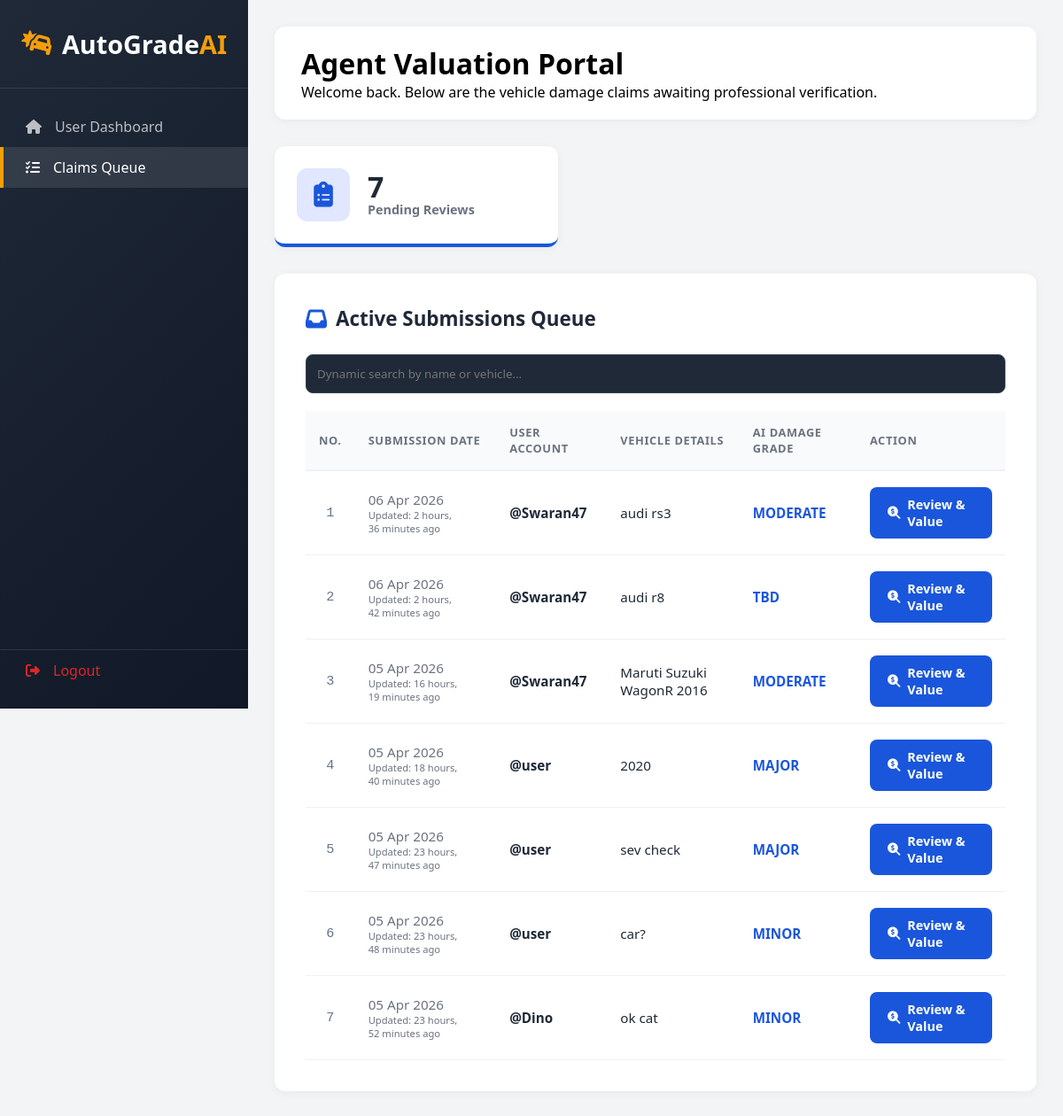
The page /agent-portal/ (signed in) on the database its author committed.
### my_admin/models.py (models this page shows)
class DamageAnalysis(models.Model):
    user = models.ForeignKey(User, on_delete=models.CASCADE, related_name='claims')
    agent = models.ForeignKey(User, on_delete=models.SET_NULL, null=True, blank=True, related_name='tasks')
    damage_level = models.CharField(max_length=20, default='TBD')
    total_damage_factor = models.FloatField(default=0.0)
    detected_parts = models.CharField(max_length=255, null=True, blank=True)
    car_details = models.CharField(max_length=100)
    status = models.CharField(max_length=20, default='Pending')  # Pending, Approved, Appealed, Escalated
    market_value = models.DecimalField(max_digits=12, decimal_places=2, default=0)
    estimated_claim = models.DecimalField(max_digits=12, decimal_places=2, default=0)
    minor_coeff = models.FloatField(default=0.025)
    moderate_coeff = models.FloatField(default=0.05)
    major_coeff = models.FloatField(default=0.1)
    agent_comment = models.TextField(null=True, blank=True)
    user_appeal_reason = models.TextField(null=True, blank=True)
    appeal_count = models.IntegerField(default=0)
    created_at = models.DateTimeField(auto_now_add=True)
    updated_at = models.DateTimeField(auto_now=True)

### my_admin/views.py (the view)
# urls.py: path('agent-portal/', views.agent_dashboard, name='agent_dashboard'),
@login_required
@user_passes_test(is_agent, login_url='admin_dashboard')
def agent_dashboard(request):
    assigned_claims = DamageAnalysis.objects.filter(status='Pending').order_by('-updated_at')
    return render(request, "AgentDashboard.html", {'claims': assigned_claims})

### my_admin/views.py (called while the page is built)
def is_agent(user):
    try:
        return user.userprofile.role == 'Agent' or user.is_superuser
    except UserProfile.DoesNotExist:
        return False

### my_admin/templates/AgentDashboard.html (shortened to what this page needs)
<!DOCTYPE html>
<html lang="en">
<head>
    <link rel="stylesheet" href="https://cdnjs.cloudflare.com/ajax/libs/font-awesome/6.4.0/css/all.min.css">
</head>
<body>
    <div class="sidebar">
        <div class="sidebar-header">
            <div class="logo"><i class="fas fa-car-crash"></i><span>AutoGrade<span>AI</span></span></div>
        </div>
        <div class="nav-menu">
            <a href="{% url 'admin_dashboard' %}" class="nav-item"><i class="fas fa-home"></i><span>User Dashboard</span></a>
            <a href="{% url 'agent_dashboard' %}" class="nav-item active"><i class="fas fa-tasks"></i><span>Claims Queue</span></a>
        </div>
        <div class="sidebar-footer">
            <a href="{% url 'my_logout' %}" class="nav-item" style="color: var(--danger);">
                <i class="fas fa-sign-out-alt"></i><span>Logout</span>
            </a>
        </div>
    </div>
    <div class="main-content">
        <div class="top-bar">
            <h1>Agent Valuation Portal</h1>
            <p>Welcome back. Below are the vehicle damage claims awaiting professional verification.</p>
        </div>
        <div class="stats-container">
            <div class="stat-card">
                <div class="stat-icon"><i class="fas fa-clipboard-list"></i></div>
                <div>
                    <div class="stat-value">{{ claims|length }}</div>
                    <div class="stat-label">Pending Reviews</div>
                </div>
            </div>
        </div>
        <div class="table-container">
            <div class="table-header">
                <i class="fas fa-inbox" style="color: var(--primary); font-size: 1.5rem;"></i>
                <h2>Active Submissions Queue</h2>
            </div>
            <input type="text" id="agentSearch" onkeyup="simpleSearch()"
               placeholder="Dynamic search by name or vehicle..."
               class="search-bar"
               style="width: 100%; padding: 12px; margin-bottom: 20px; border-radius: 8px; border: 1px solid #374151; background: #1f2937; color: white;">
            <table>
                <thead>
                    <tr>
                        <th>No.</th>
                        <th>Submission Date</th>
                        <th>User Account</th>
                        <th>Vehicle Details</th>
                        <th>AI Damage Grade</th>
                        <th>Action</th>
                    </tr>
                </thead>
                <tbody>
                    {% for claim in claims %}
                    <tr {% if claim.status == 'Appealed' %}style="border-left: 5px solid var(--secondary); background-color: #fffbeb;"{% endif %}>
                        <td style="padding: 10px; color: #64748b; font-family: monospace;text-align: center;">
                            {{ forloop.counter }}
                        </td>
                        <td style="color: var(--gray);">
                            {{ claim.created_at|date:"d M Y" }}
                            <small style="display:block; font-size: 0.7rem;">Updated: {{ claim.updated_at|timesince }} ago</small>
                        </td>
                        <td style="font-weight: 700;">@{{ claim.user.username }}</td>
                        <td>{{ claim.car_details }}</td>
                        <td>
                            <strong style="color: var(--primary);">
                                {{ claim.damage_level|upper|default:"TBD" }}
                            </strong>
                        </td>
                        <td>
                            <a href="{% url 'review_claim' claim.id %}" class="btn-review">
                                {% if claim.status == 'Appealed' %}
                                    <i class="fas fa-gavel"></i> Re-Evaluate
                                {% else %}
                                    <i class="fas fa-search-dollar"></i> Review & Value
                                {% endif %}
                            </a>
                        </td>
                    </tr>
                    {% endfor %}
                </tbody>
            </table>
        </div>
    </div>
</body>
</html>

### my_admin/templates/AgentDashboard.html (style rules this page uses)
* { margin: 0; padding: 0; box-sizing: border-box; font-family: 'Segoe UI', Tahoma, Geneva, Verdana, sans-serif; }
:root { --primary: #1a56db; --primary-dark: #1e429f; --secondary: #f59e0b; --dark: #1f2937; --light: #f9fafb; --gray: #6b7280; --success: #10b981; --danger: #dc2626; --transition: all 0.3s ease; }
body { background-color: #f3f4f6; display: flex; min-height: 100vh; }
.sidebar { width: 280px; background: linear-gradient(135deg, var(--dark) 0%, #111827 100%); color: white; position: fixed; height: 100vh; z-index: 100; display: flex; flex-direction: column; }
.sidebar-header { padding: 30px 20px; text-align: center; border-bottom: 1px solid rgba(255,255,255,0.1); }
.sidebar-header .logo { display: flex; align-items: center; justify-content: center; gap: 10px; font-size: 1.8rem; font-weight: 700; color: white; }
.sidebar-header .logo i { color: var(--secondary); }
.sidebar-header .logo span span { color: var(--secondary); }
.sidebar-footer { padding-bottom: 20px; border-top: 1px solid rgba(255,255,255,0.1); margin-top: auto; }
.nav-menu { padding: 20px 0; flex-grow: 1; }
.nav-item { padding: 12px 25px; display: flex; align-items: center; gap: 15px; color: rgba(255,255,255,0.7); text-decoration: none; transition: var(--transition); border-left: 4px solid transparent; }
.nav-item:hover, .nav-item.active { background: rgba(255,255,255,0.1); color: white; border-left-color: var(--secondary); }
.main-content { flex: 1; margin-left: 280px; padding: 30px; }
.top-bar { background: white; border-radius: 12px; padding: 20px 30px; margin-bottom: 30px; box-shadow: 0 2px 10px rgba(0,0,0,0.05); }
.stats-container { margin-bottom: 30px; }
.stat-card { background: white; padding: 25px; border-radius: 12px; box-shadow: 0 2px 10px rgba(0,0,0,0.05); display: inline-flex; align-items: center; gap: 20px; min-width: 320px; border-bottom: 4px solid var(--primary); }
.stat-icon { width: 60px; height: 60px; border-radius: 12px; display: flex; align-items: center; justify-content: center; font-size: 1.8rem; background: #e0e7ff; color: var(--primary); }
.stat-value { font-size: 2rem; font-weight: 800; color: var(--dark); line-height: 1; }
.stat-label { color: var(--gray); font-weight: 600; font-size: 0.9rem; }
.table-container { background: white; border-radius: 12px; padding: 35px; box-shadow: 0 2px 10px rgba(0,0,0,0.05); }
.table-header { display: flex; align-items: center; gap: 10px; margin-bottom: 25px; color: var(--dark); }
.table-header h2 { font-size: 1.4rem; }
table { width: 100%; border-collapse: collapse; }
th { text-align: left; padding: 15px; background: #f8fafc; color: var(--gray); font-size: 0.8rem; text-transform: uppercase; letter-spacing: 0.05em; border-bottom: 2px solid #edf2f7; }
td { padding: 18px 15px; border-bottom: 1px solid #edf2f7; color: var(--dark); font-size: 0.95rem; }
.btn-review { background: var(--primary); color: white; border: none; padding: 10px 20px; border-radius: 8px; cursor: pointer; font-weight: 600; transition: var(--transition); display: inline-flex; align-items: center; gap: 8px; text-decoration: none; font-size: 0.9rem; }

### rows shown on the page
DamageAnalysis: created_at "06 Apr 2026", updated_at "2 hours, 36 minutes", user.username "Swaran47", car_details "audi rs3", damage_level "MODERATE", status "Review & Value"
DamageAnalysis: created_at "06 Apr 2026", updated_at "2 hours, 42 minutes", user.username "Swaran47", car_details "audi r8", damage_level "TBD", status "Review & Value"
DamageAnalysis: created_at "05 Apr 2026", updated_at "16 hours, 19 minutes", user.username "Swaran47", car_details "Maruti Suzuki WagonR 2016", damage_level "MODERATE", status "Review & Value"
DamageAnalysis: created_at "05 Apr 2026", updated_at "18 hours, 40 minutes", user.username "user", car_details "2020", damage_level "MAJOR", status "Review & Value"
DamageAnalysis: created_at "05 Apr 2026", updated_at "23 hours, 47 minutes", user.username "user", car_details "sev check", damage_level "MAJOR", status "Review & Value"
DamageAnalysis: created_at "05 Apr 2026", updated_at "23 hours, 48 minutes", user.username "user", car_details "car?", damage_level "MINOR", status "Review & Value"
DamageAnalysis: created_at "05 Apr 2026", updated_at "23 hours, 52 minutes", user.username "Dino", car_details "ok cat", damage_level "MINOR", status "Review & Value"

### other values the page prints
{{ claims|length }} "7"
